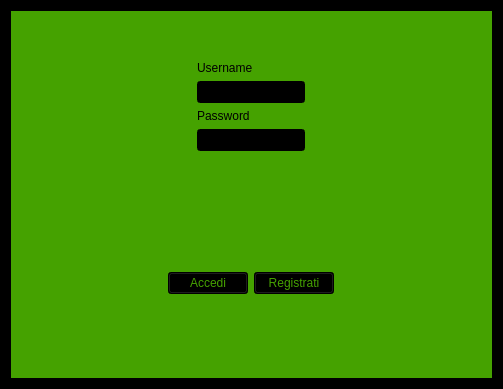
<?xml version="1.0" encoding="UTF-8"?>
<ui version="4.0">
 <class>VistaHome</class>
 <widget class="QWidget" name="VistaHome">
  <property name="geometry">
   <rect>
    <x>0</x>
    <y>0</y>
    <width>503</width>
    <height>389</height>
   </rect>
  </property>
  <property name="minimumSize">
   <size>
    <width>503</width>
    <height>389</height>
   </size>
  </property>
  <property name="windowTitle">
   <string>Gestore Centro Sportivo PRO</string>
  </property>
  <property name="styleSheet">
   <string notr="true">background-color: rgb(0, 0, 0);</string>
  </property>
  <layout class="QGridLayout" name="gridLayout_4">
   <item row="0" column="0">
    <widget class="QWidget" name="widget" native="true">
     <property name="styleSheet">
      <string notr="true">background-color: rgb(69, 162, 0);</string>
     </property>
     <layout class="QGridLayout" name="gridLayout">
      <item row="0" column="0" alignment="Qt::AlignHCenter|Qt::AlignVCenter">
       <widget class="QWidget" name="widget_2" native="true">
        <layout class="QGridLayout" name="gridLayout_3">
         <item row="2" column="0">
          <widget class="QLabel" name="label_2">
           <property name="text">
            <string>Password</string>
           </property>
          </widget>
         </item>
         <item row="0" column="0">
          <widget class="QLabel" name="label">
           <property name="text">
            <string>Username</string>
           </property>
          </widget>
         </item>
         <item row="1" column="0">
          <widget class="QLineEdit" name="UsernameText">
           <property name="enabled">
            <bool>true</bool>
           </property>
           <property name="styleSheet">
            <string notr="true">background-color: rgb(0, 0, 0);
color: rgb(255, 255, 255);</string>
           </property>
          </widget>
         </item>
         <item row="3" column="0">
          <widget class="QLineEdit" name="PasswordText">
           <property name="styleSheet">
            <string notr="true">background-color: rgb(0, 0, 0);
color: rgb(255, 255, 255);</string>
           </property>
           <property name="echoMode">
            <enum>QLineEdit::Password</enum>
           </property>
          </widget>
         </item>
        </layout>
       </widget>
      </item>
      <item row="1" column="0" alignment="Qt::AlignHCenter|Qt::AlignVCenter">
       <widget class="QWidget" name="widget" native="true">
        <layout class="QGridLayout" name="gridLayout_2">
         <item row="0" column="1">
          <widget class="QPushButton" name="registerBUT">
           <property name="styleSheet">
            <string notr="true">color: rgb(69, 162, 0);
background-color: rgb(0, 0, 0);</string>
           </property>
           <property name="text">
            <string>Registrati</string>
           </property>
          </widget>
         </item>
         <item row="0" column="0">
          <widget class="QPushButton" name="loginBUT">
           <property name="styleSheet">
            <string notr="true">color: rgb(69, 162, 0);
background-color: rgb(0, 0, 0);</string>
           </property>
           <property name="text">
            <string>Accedi</string>
           </property>
          </widget>
         </item>
        </layout>
       </widget>
      </item>
     </layout>
    </widget>
   </item>
  </layout>
 </widget>
 <resources/>
 <connections/>
</ui>
